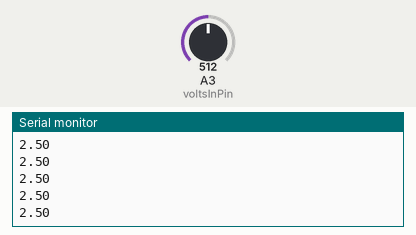
This sketch was run on a simulated Arduino Uno, built with avr-gcc and run on an emulated ATmega328P. On the bench: the last lines printed to the serial monitor. The inputs (shaded band) are chosen by the test bench; at power-on: A3 (voltsInPin) = 512.

Above: at 1.2 s.
1.3 s: A3 (voltsInPin) set to 716
At 1.56 s:
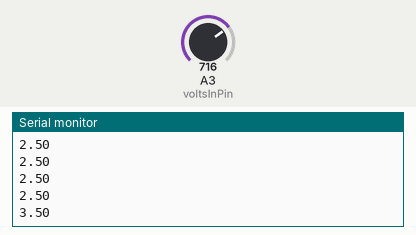
2.8 s: A3 (voltsInPin) set to 900
At 2.96 s:
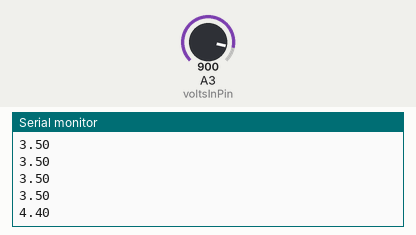
Timing chart, 0 to 5.8 s (numbered marks = the images above; inputs shaded):
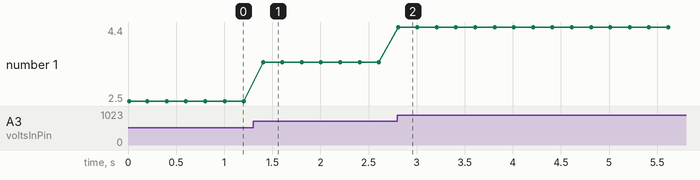

The sketch:

ch06_voltmeter.ino
```cpp
const int voltsInPin = A3;

void setup() {
  Serial.begin(9600);
  Serial.println("Voltmeter");
}

void loop() {
  int rawReading = analogRead(voltsInPin);
  float volts = rawReading / 204.6;
  Serial.println(volts);
  delay(200);
}
```

Measured:
- after the input at 1.3 s, the serial monitor: prints a new line after 0.10 s (image 1)
- after the input at 2.8 s, the serial monitor: prints a new line at once (image 2)
- plotted number 1: 2.5 → 3.5 after the input at 1.3 s, 3.5 → 4.4 after the input at 2.8 s
